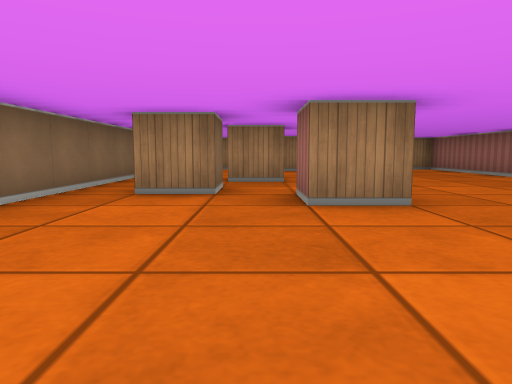
[1] (above)

17 first-person views from a walk through a cub3D ray-caster map. The camera is about half as high as the walls, tilts 6° down and sees 70° across. The floor is counted in squares. Each view is taken from the middle of a square. On the plan, view 1 faces up. The plan holds only what a view shows up to about 9 squares ahead; the rest is blank.

[2]
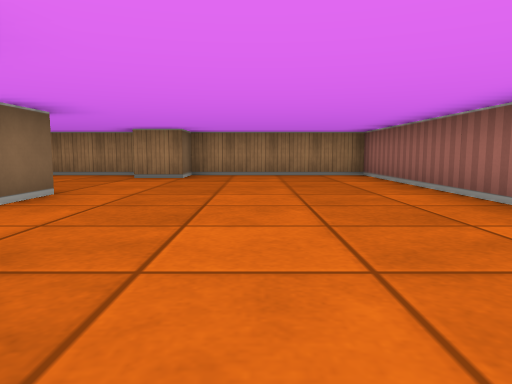

[3]
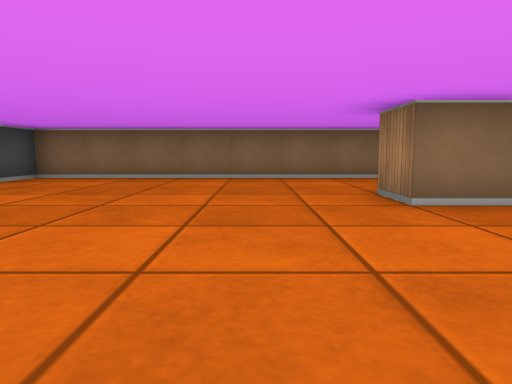

[4]
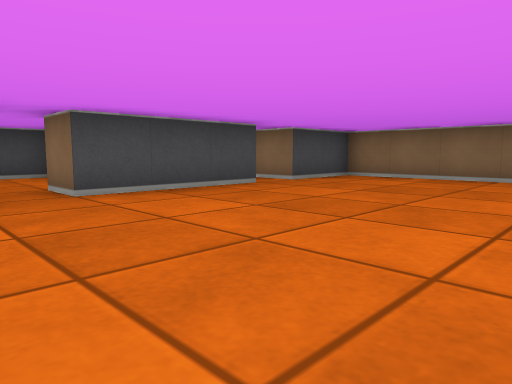

[5]
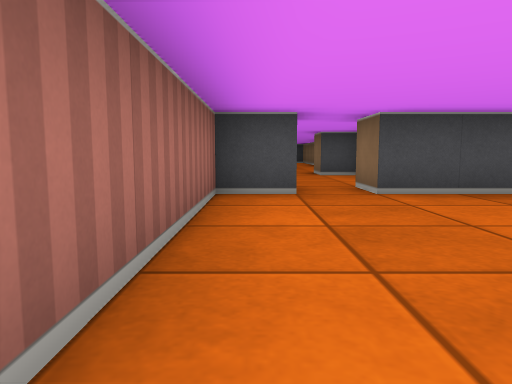

[6]
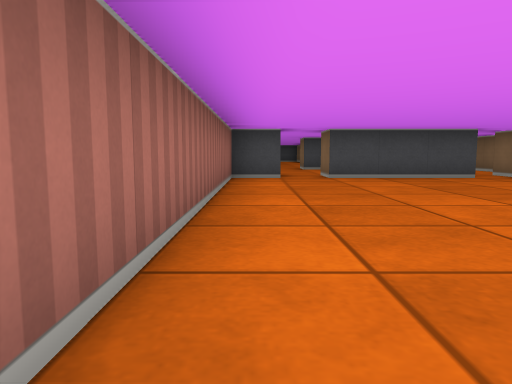

[7]
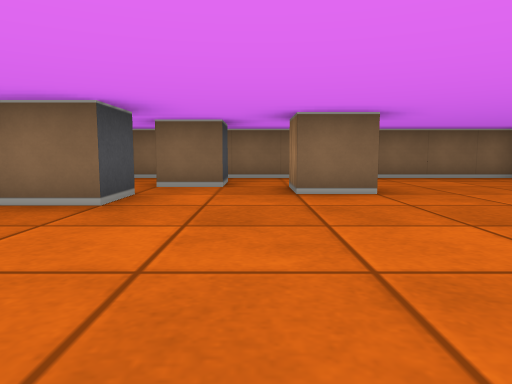

[8]
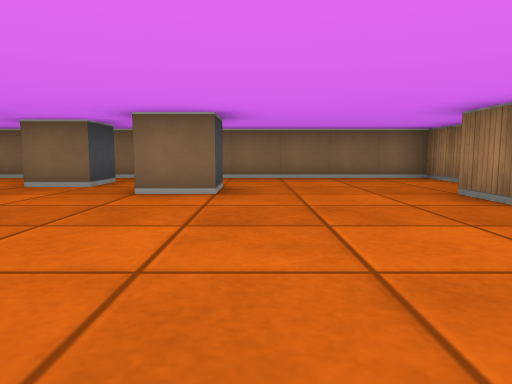

[9]
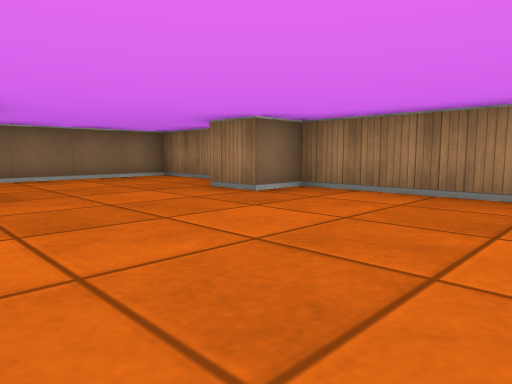

[10]
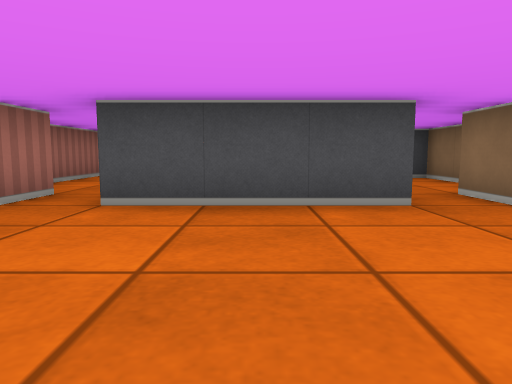

[11]
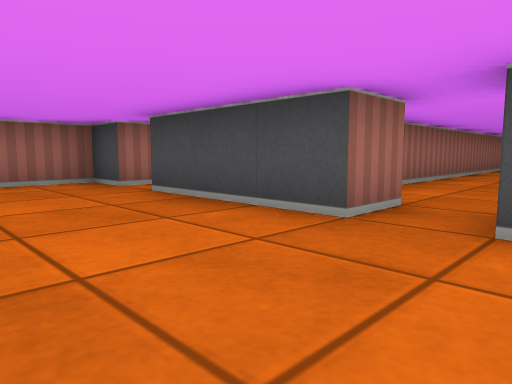

[12]
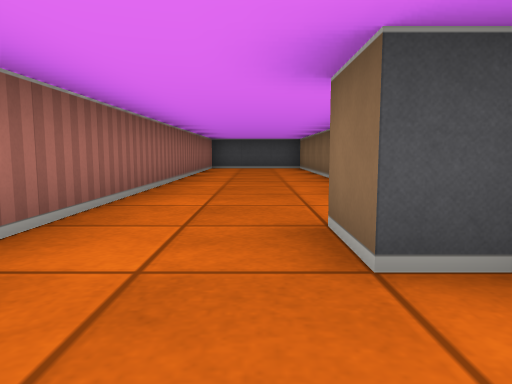

[13]
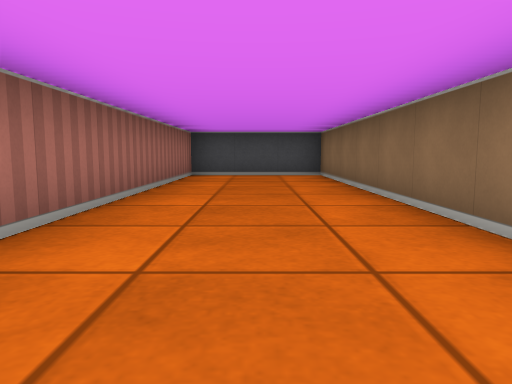

[14]
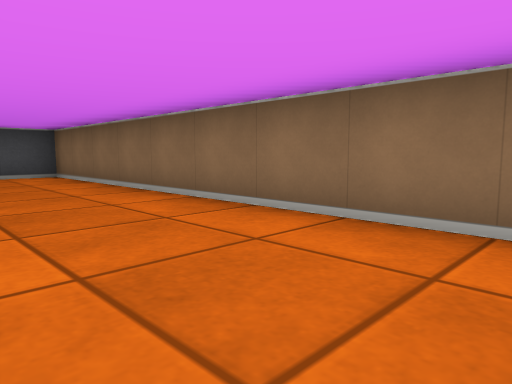

[15]
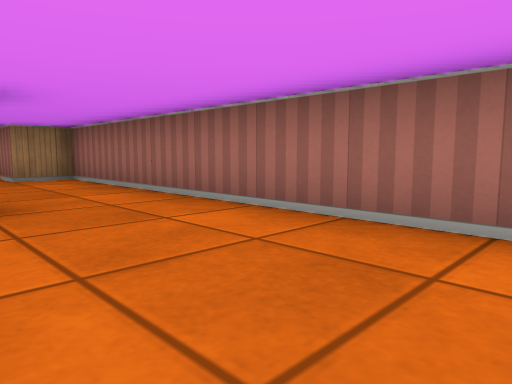

[16]
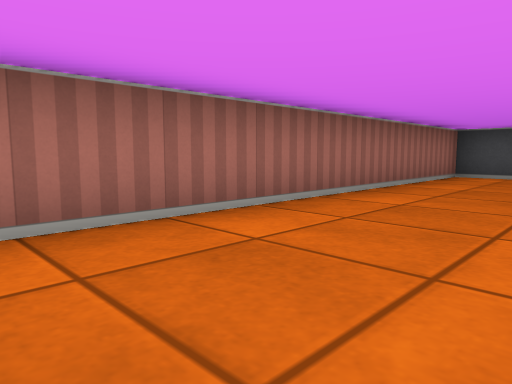

[17]
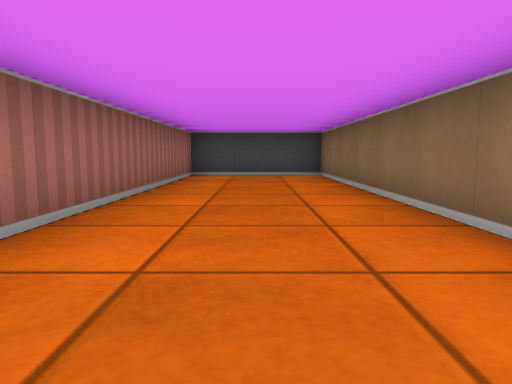

### Floor plan
Ten units are one square. View 1 is at (0, 0); x grows to the right and y downward. Boxes are objects, and circles mark ways between rooms. Rooms are numbered by the first view taken in them; rooms with no view inside come last. Other rooms are left out.
<svg viewBox="-30 -120 90 300">
<path fill="none" stroke="#000" d="M15 -35 5 -35 5 -45 15 -45 15 -35M-15 -55 -5 -55 -5 -45 -15 -45M-5 -75 5 -75 5 -65 -5 -65M55 -65 55 -115 15 -115 15 -105 5 -105M5 25 35 25 35 35M2 -115 -25 -115 -25 25 -5 25M45 35 45 25 55 25 55 -44M-15 94 -15 175 15 175 15 58M-15 52 -15 65 -5 65 -5 75M5 36 5 25M-5 25 -5 35M25 110 25 175 55 175 55 35 45 35M26 65 35 65 35 71"/>
<circle cx="0" cy="30" r="3" fill="#2a7"/>
<circle cx="40" cy="30" r="3" fill="#2a7"/>
<text x="20" y="-40">1</text>
<text x="0" y="100">2</text>
<text x="40" y="110">3</text>
</svg>
Room 1 opens to room 2. Room 1 opens to room 3.

Where each view was taken, in squares from view 1:
view 1: 0 up, 0 right, facing up
view 2: 3 up, 3 right, facing up
view 3: 2 up, 5 right, facing left
view 4: 2 up, 5 right, facing down-left
view 5: 2 up, 5 right, facing down
view 6: 5 up, 5 right, facing down
view 7: 6 up, 5 right, facing left
view 8: 8 up, 5 right, facing left
view 9: 7 up, 5 right, facing up-left
view 10: 1 up, 2 right, facing down
view 11: 0 up, 1 left, facing down-right
view 12: 5 down, 0 right, facing down
view 13: 9 down, 0 right, facing down
view 14: 9 down, 1 right, facing down-left
view 15: 11 down, 3 right, facing up-right
view 16: 9 down, 3 right, facing down-right
view 17: 9 down, 4 right, facing down
